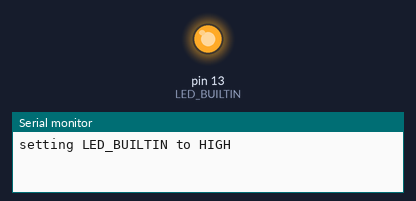
Simulated run of this sketch. Board: Arduino Uno, built with avr-gcc and run on an emulated ATmega328P. Parts: output pins drawn as LEDs (lit = HIGH), the last lines printed to the serial monitor.

Above: at 1.0 s.
At 5.7 s:
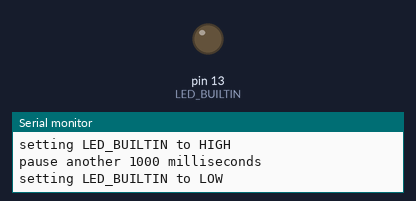
Timing chart, 0 to 8.1 s (numbered marks = the images above):
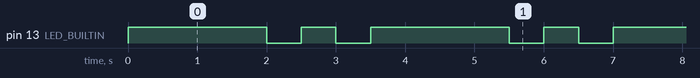

The sketch:

sketch_2_Blink.ino
```cpp
void setup() {
  // put your setup code here, to run once:
  pinMode(LED_BUILTIN, OUTPUT);
  Serial.begin(115200);
  Serial.println("LED_BUILTIN :"+LED_BUILTIN);

}

void loop() {
  // put your main code here, to run repeatedly:
  Serial.println("setting LED_BUILTIN to HIGH");
  digitalWrite(LED_BUILTIN, HIGH);
  delay(1000);
  Serial.println("pause another 1000 milliseconds");
  delay(1000);
  Serial.println("setting LED_BUILTIN to LOW");
  digitalWrite(LED_BUILTIN, LOW);
  delay(500);
  Serial.println("setting LED_BUILTIN to HIGH");
  digitalWrite(LED_BUILTIN, HIGH);
  delay(500);
  Serial.println("setting LED_BUILTIN to HIGH");
  digitalWrite(LED_BUILTIN, LOW);
  delay(500);
}
```

Measured:
- by itself, pin 13 (LED_BUILTIN): repeats every 3.5 s: LOW 0.50 s, HIGH 0.50 s, LOW 0.50 s, HIGH 2.0 s
- by itself, everything shown: repeats every 3.5 s, in 4 steps
